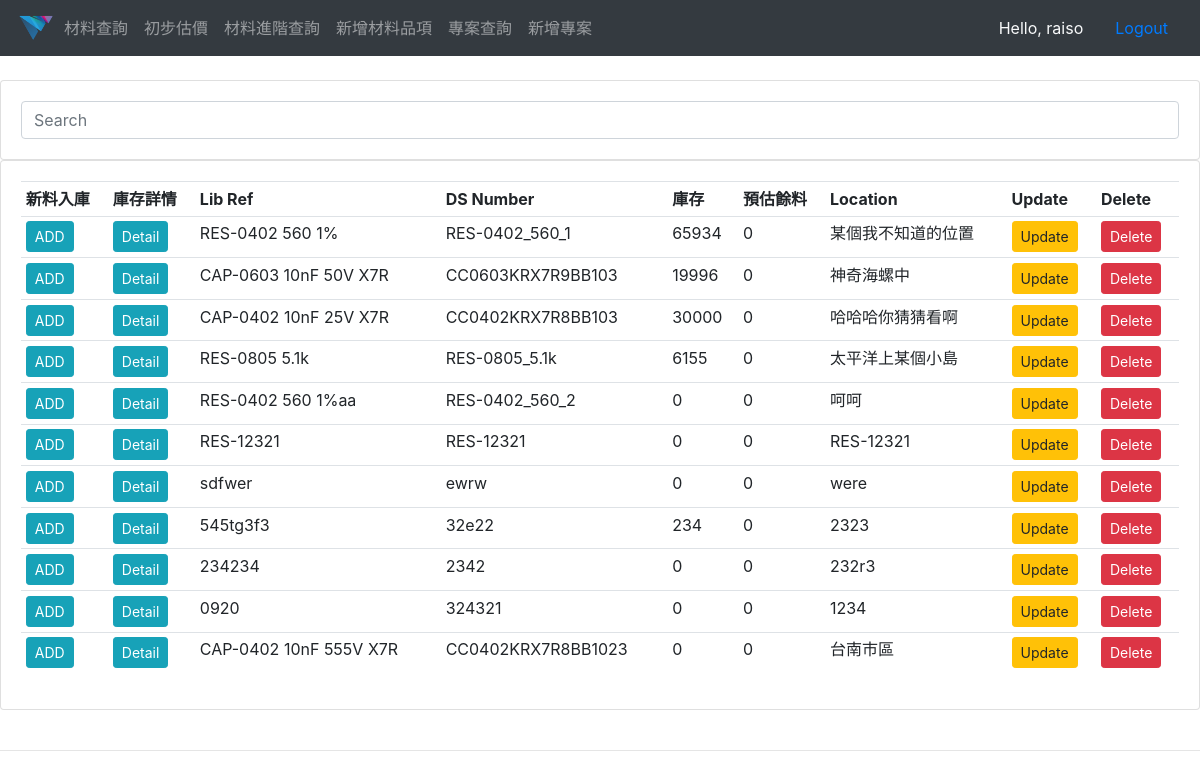
Page / (signed in) on the earlier database version.
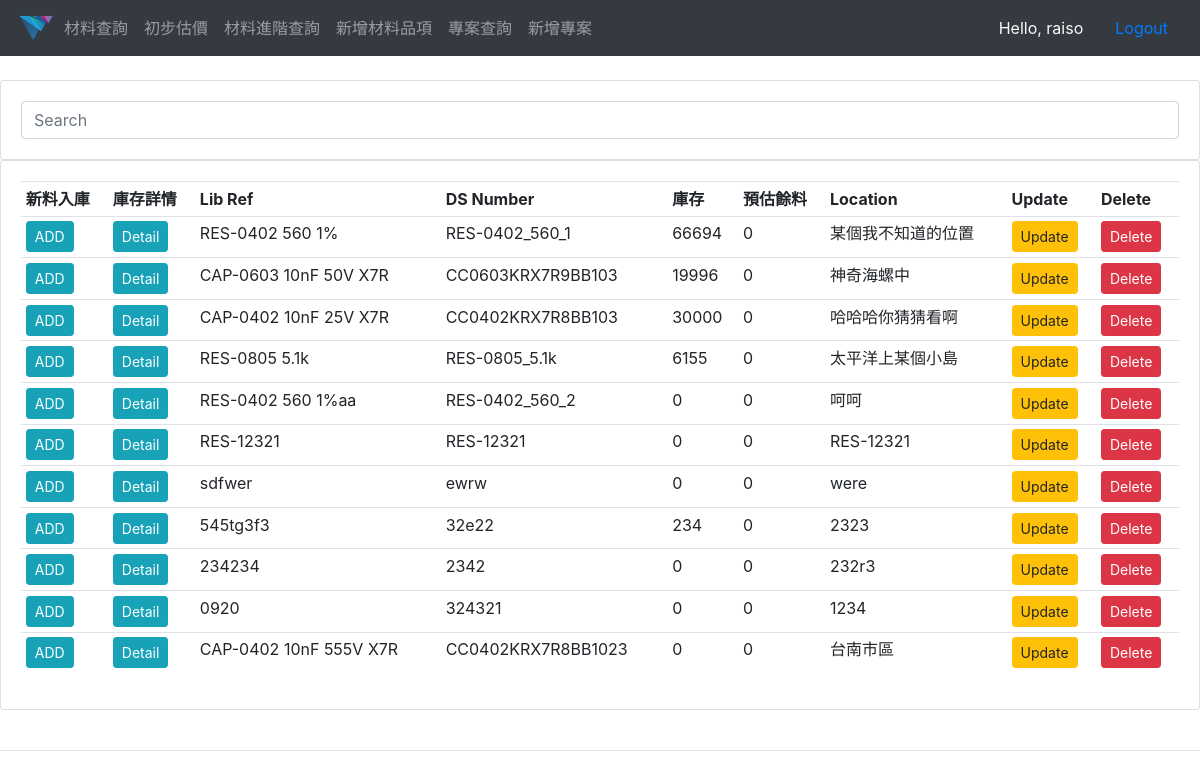
Same page on the later database version.
### material_management_system/models.py (models this page shows, shortened)
class Item(models.Model):
    STATUS = (
        ('YES', 'YES'),
        ('NO', 'NO'),
    )
    lib_ref = models.CharField(max_length=50, blank=True)
    ds_number = models.CharField(max_length=20, unique=True)
    part_number = models.CharField(max_length=50, null=True, blank=True)
    location = models.CharField(max_length=200, null=True, blank=True)
    expected_count = models.IntegerField(null=True)
    feature = models.TextField(blank=True, null=True)
    date_created = models.DateTimeField(auto_now_add=True)
    free_count = models.IntegerField(default=0)
    unavailable_count = models.IntegerField(default=0)
    is_group = models.CharField(max_length=5, choices=STATUS, default='YES')

### material_management_system/views.py (the view)
# urls.py: path('', views.material_search, name="material_search"),
@login_required(login_url='login')
def material_search(request):
    qs = Item.objects.all()
    itemFilter = ItemFilterTermFreq(request.GET, queryset=qs)
    qs = itemFilter.qs
    n = min(len(qs), 15)
    context = {'item_set': qs, 'itemFilter': itemFilter}
    return render(request, 'material_search.html', context)

### templates/material_search.html
{% extends 'main.html' %}
{% block content %}
<br>
<form method="get">
    <div class="card card-body">
        <div class="input-group rounded">
          <input name={{ itemFilter.form.feature.name }} id={{ itemFilter.form.feature.id_for_label }} type="search" class="form-control rounded" placeholder="Search" aria-label="Search" aria-describedby="search-addon" />
        </div>
    </div>
</form>
<div class="card card-body">
        <table class="table table-sm">
            <tr>
                <th>新料入庫</th>
                <th>庫存詳情</th>
                <th>Lib Ref</th>
                <th>DS Number</th>
                <th>庫存</th>
                <th>預估餘料</th>
                <th>Location</th>
                <th>Update</th>
                <th>Delete</th>
            </tr>
            {% for it in item_set %}
                <tr>
                    <td><a class="btn btn-sm btn-info" href="{% url 'new_material' it.id %}">ADD</a></td>
                    <td><a class="btn btn-sm btn-info" href="{% url 'item_detail' it.id %}">Detail</a></td>
                    <td>{{ it.lib_ref }}</td>
                    <td>{{ it.ds_number }}</td>
                    <td>{{ it.free_count }}</td>
                    <td>{{ it.unavailable_count }}</td>
                    <td>{{ it.location }}</td>
                    <td><a class="btn btn-sm btn-warning" href="{% url 'update_item' it.id %}">Update</a></td>
                    <td><a class="btn btn-sm btn-danger" href="{% url 'delete_item' it.id %}">Delete</a></td>
                </tr>
            {% endfor %}
        </table>
    </div>
<br>
{% endblock %}

Differences in the rows shown:
changed Item "RES-0402 560 1%": free_count "65934" → "66694"
